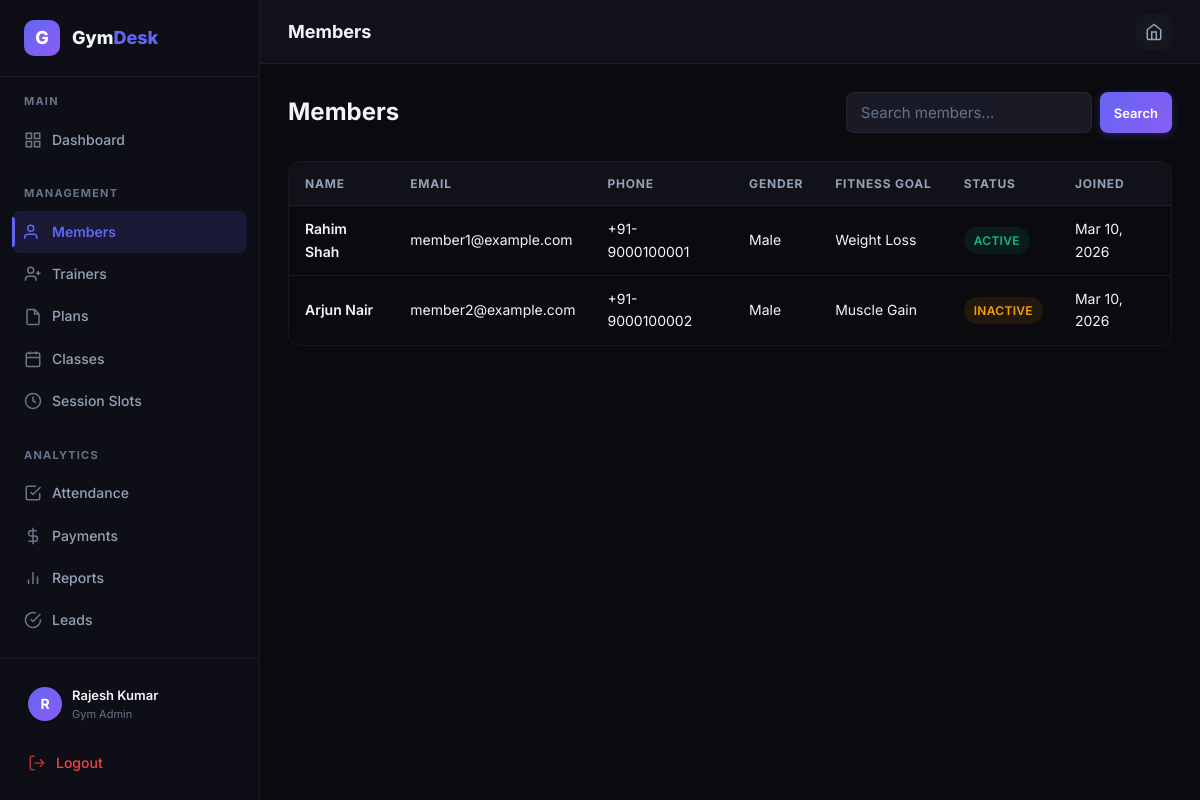
The page /admin/members (signed in) on the database its author committed.
### tables this page shows
CREATE TABLE users (
            id INTEGER PRIMARY KEY AUTOINCREMENT,
            email TEXT UNIQUE NOT NULL,
            password_hash TEXT NOT NULL,
            role TEXT NOT NULL CHECK(role IN ('system_admin','gym_admin','trainer','member')),
            full_name TEXT NOT NULL,
            phone TEXT,
            avatar TEXT,
            is_active INTEGER DEFAULT 1,
            created_at TIMESTAMP DEFAULT CURRENT_TIMESTAMP
        );

CREATE TABLE members (
            id INTEGER PRIMARY KEY AUTOINCREMENT,
            user_id INTEGER NOT NULL,
            gym_id INTEGER NOT NULL,
            date_of_birth DATE,
            gender TEXT,
            emergency_contact TEXT,
            emergency_phone TEXT,
            blood_group TEXT,
            weight_kg REAL,
            height_cm REAL,
            fitness_goal TEXT,
            membership_status TEXT DEFAULT 'active',
            joined_at TIMESTAMP DEFAULT CURRENT_TIMESTAMP,
            FOREIGN KEY (user_id) REFERENCES users(id),
            FOREIGN KEY (gym_id) REFERENCES gyms(id)
        );

### backend/routes/admin.py (the view)
@admin_bp.route('/members')
@login_required
@gym_admin_required
def members():
    db = get_db()
    gym = _get_admin_gym(db)
    search = request.args.get('search', '').strip()
    query = '''
        SELECT m.*, u.full_name, u.email, u.phone, u.created_at as user_created
        FROM members m JOIN users u ON m.user_id = u.id
    '''
    params = []
    if gym:
        query += ' WHERE m.gym_id = ?'
        params.append(gym['id'])
    if search:
        query += ' AND ' if gym else ' WHERE '
        query += "(u.full_name LIKE ? OR u.email LIKE ? OR u.phone LIKE ?)"
        params.extend([f'%{search}%', f'%{search}%', f'%{search}%'])
    query += ' ORDER BY m.joined_at DESC'
    members_list = db.execute(query, params).fetchall()
    db.close()
    return render_template('admin/members.html', members=members_list,
                           gym=gym, search=search)

### backend/app.py (called while the page is built)
    @property
    def is_authenticated(self):
        return True

### backend/database.py (called while the page is built)
def get_db():
    conn = sqlite3.connect(Config.DATABASE)
    conn.row_factory = sqlite3.Row
    conn.execute("PRAGMA foreign_keys = ON")
    return conn

### backend/routes/admin.py (called while the page is built)
def _get_admin_gym(db):
    if current_user.role == 'system_admin':
        return None  # System admin sees all
    gym = db.execute('SELECT * FROM gyms WHERE owner_id = ?', (current_user.id,)).fetchone()
    return gym

### backend/utils/helpers.py (called while the page is built)
def format_date(d):
    if isinstance(d, str):
        try:
            d = datetime.strptime(d, '%Y-%m-%d')
        except ValueError:
            try:
                d = datetime.strptime(d, '%Y-%m-%d %H:%M:%S')
            except ValueError:
                return d
    if isinstance(d, (datetime, date)):
        return d.strftime('%b %d, %Y')
    return str(d)

### frontend/templates/admin/members.html
{% extends "dashboard_base.html" %}
{% block title %}Members{% endblock %}{% block page_title %}Members{% endblock %}
{% block sidebar_nav %}{% include "admin/_sidebar.html" %}{% endblock %}
{% block content %}
<div class="page-header">
    <h1>Members</h1>
    <form method="get" class="flex gap-2"><input name="search" class="form-control" placeholder="Search members..."
            value="{{ search }}" style="max-width:280px;"><button class="btn btn-primary btn-sm">Search</button></form>
</div>
{% if members %}
<div class="table-wrapper">
    <table>
        <thead>
            <tr>
                <th>Name</th>
                <th>Email</th>
                <th>Phone</th>
                <th>Gender</th>
                <th>Fitness Goal</th>
                <th>Status</th>
                <th>Joined</th>
            </tr>
        </thead>
        <tbody>{% for m in members %}<tr>
                <td class="font-semibold">{{ m['full_name'] }}</td>
                <td>{{ m['email'] }}</td>
                <td>{{ m['phone'] or '—' }}</td>
                <td>{{ (m['gender'] or '—')|title }}</td>
                <td>{{ (m['fitness_goal'] or '—')|replace('_',' ')|title }}</td>
                <td><span class="badge badge-{{ 'success' if m['membership_status']=='active' else 'warning' }}">{{
                        m['membership_status'] }}</span></td>
                <td>{{ format_date(m['joined_at']) }}</td>
            </tr>{% endfor %}</tbody>
    </table>
</div>
{% else %}<div class="empty-state">
    <h3>No members found</h3>
    <p>{% if search %}Try different search terms{% else %}Members join via registration{% endif %}</p>
</div>{% endif %}
{% endblock %}

### frontend/templates/dashboard_base.html (shortened to what this page needs)
{% extends "base.html" %}
{% block extra_css %}
<link rel="stylesheet" href="{{ url_for('static', filename='css/dashboard.css') }}">
{% endblock %}
{% block body %}
<div class="app-shell">
    <aside class="sidebar" id="sidebar">
        <div class="sidebar-header">
            <div class="sidebar-logo">G</div>
            <div class="sidebar-brand">Gym<span>Desk</span></div>
        </div>
        <nav class="sidebar-nav">
            {% block sidebar_nav %}{% endblock %}
        </nav>
        <div class="sidebar-footer">
            <div class="sidebar-user">
                <div class="sidebar-avatar">{{ current_user.full_name[0] }}</div>
                <div class="sidebar-user-info">
                    <div class="sidebar-user-name">{{ current_user.full_name }}</div>
                    <div class="sidebar-user-role">{{ current_user.role | replace('_', ' ') }}</div>
                </div>
            </div>
            <a href="{{ url_for('auth.logout') }}" class="nav-link mt-2" style="color: var(--error);">
                <svg width="18" height="18" viewBox="0 0 24 24" fill="none" stroke="currentColor" stroke-width="2">
                    <path d="M9 21H5a2 2 0 01-2-2V5a2 2 0 012-2h4" />
                    <polyline points="16 17 21 12 16 7" />
                    <line x1="21" y1="12" x2="9" y2="12" />
                </svg>
                Logout
            </a>
        </div>
    </aside>
    <main class="main-content">
        <header class="topbar">
            <div class="topbar-left">
                <h1 class="topbar-title">{% block page_title %}Dashboard{% endblock %}</h1>
            </div>
            <div class="topbar-right">
                <a href="{{ url_for('public.landing') }}" class="topbar-btn" title="Home">
                    <svg width="18" height="18" viewBox="0 0 24 24" fill="none" stroke="currentColor" stroke-width="2">
                        <path d="M3 9l9-7 9 7v11a2 2 0 01-2 2H5a2 2 0 01-2-2z" />
                        <polyline points="9 22 9 12 15 12 15 22" />
                    </svg>
                </a>
            </div>
        </header>
        <div class="page-content">
            {% block content %}{% endblock %}
        </div>
    </main>
</div>
{% endblock %}

### frontend/static/css/main.css (style rules this page uses)
:root { --bg-primary: #0a0a0f; --bg-secondary: #111119; --bg-card: #16161f; --bg-card-hover: #1c1c28; --bg-input: #1a1a26; --bg-sidebar: #0e0e16; --accent-primary: #6366f1; --accent-primary-hover: #818cf8; --accent-secondary: #8b5cf6; --accent-gradient: linear-gradient(135deg, #6366f1, #8b5cf6); --accent-glow: rgba(99, 102, 241, 0.15); --success: #10b981; --success-bg: rgba(16, 185, 129, 0.1); --warning: #f59e0b; --warning-bg: rgba(245, 158, 11, 0.1); --error: #ef4444; --error-bg: rgba(239, 68, 68, 0.1); --info: #3b82f6; --info-bg: rgba(59, 130, 246, 0.1); --text-primary: #f1f5f9; --text-secondary: #94a3b8; --text-muted: #64748b; --text-accent: #a5b4fc; --border-color: rgba(255, 255, 255, 0.06); --border-color-hover: rgba(255, 255, 255, 0.12); --border-accent: rgba(99, 102, 241, 0.3); --shadow-sm: 0 1px 3px rgba(0, 0, 0, 0.3); --shadow-md: 0 4px 12px rgba(0, 0, 0, 0.4); --shadow-lg: 0 8px 30px rgba(0, 0, 0, 0.5); --shadow-glow: 0 0 20px rgba(99, 102, 241, 0.15); --sidebar-width: 260px; --topbar-height: 64px; --border-radius: 12px; --border-radius-sm: 8px; --border-radius-lg: 16px; --transition-fast: 150ms ease; --transition-normal: 250ms ease; --transition-slow: 400ms ease; --font-family: 'Inter', -apple-system, BlinkMacSystemFont, 'Segoe UI', sans-serif; }
*, *::before, *::after { margin: 0; padding: 0; box-sizing: border-box; }
html { font-size: 16px; scroll-behavior: smooth; -webkit-font-smoothing: antialiased; -moz-osx-font-smoothing: grayscale; }
body { font-family: var(--font-family); background-color: var(--bg-primary); color: var(--text-primary); line-height: 1.6; min-height: 100vh; overflow-x: hidden; }
a { color: var(--accent-primary); text-decoration: none; transition: color var(--transition-fast); }
h1, h2, h3, h4, h5, h6 { color: var(--text-primary); font-weight: 700; line-height: 1.2; }
h1 { font-size: 2.25rem; }
.btn { display: inline-flex; align-items: center; gap: 8px; padding: 10px 20px; border: none; border-radius: var(--border-radius-sm); font-family: var(--font-family); font-size: 0.875rem; font-weight: 600; cursor: pointer; transition: all var(--transition-normal); text-decoration: none; white-space: nowrap; }
.btn-primary { background: var(--accent-gradient); color: #fff; box-shadow: 0 2px 10px rgba(99, 102, 241, 0.3); }
.btn-sm { padding: 6px 14px; font-size: 0.8125rem; }
.form-control { width: 100%; padding: 10px 14px; background: var(--bg-input); border: 1px solid var(--border-color); border-radius: var(--border-radius-sm); color: var(--text-primary); font-family: var(--font-family); font-size: 0.9375rem; transition: all var(--transition-fast); outline: none; }
.form-control::placeholder { color: var(--text-muted); }
.table-wrapper { overflow-x: auto; border-radius: var(--border-radius); border: 1px solid var(--border-color); }
table { width: 100%; border-collapse: collapse; }
thead th { background: var(--bg-secondary); color: var(--text-secondary); font-size: 0.75rem; font-weight: 700; text-transform: uppercase; letter-spacing: 0.8px; padding: 12px 16px; text-align: left; border-bottom: 1px solid var(--border-color); white-space: nowrap; }
tbody td { padding: 12px 16px; border-bottom: 1px solid var(--border-color); font-size: 0.875rem; color: var(--text-primary); }
tbody tr { transition: background var(--transition-fast); }
tbody tr:last-child td { border-bottom: none; }
.badge { display: inline-flex; align-items: center; gap: 4px; padding: 4px 10px; border-radius: 20px; font-size: 0.75rem; font-weight: 600; text-transform: uppercase; letter-spacing: 0.3px; }
.badge-success { background: var(--success-bg); color: var(--success); }
.badge-warning { background: var(--warning-bg); color: var(--warning); }
.flex { display: flex; }
.gap-2 { gap: 8px; }
.mt-2 { margin-top: 8px; }
.font-semibold { font-weight: 600; }

### rows shown on the page
users: full_name "R", full_name "Rajesh Kumar", role "Gym Admin"
members: full_name "Rahim Shah", email "member1@example.com", phone "+91-9000100001", gender "Male", fitness_goal "Weight Loss", membership_status "ACTIVE", joined_at "Mar 10, 2026"
members: full_name "Arjun Nair", email "member2@example.com", phone "+91-9000100002", gender "Male", fitness_goal "Muscle Gain", membership_status "INACTIVE", joined_at "Mar 10, 2026"
